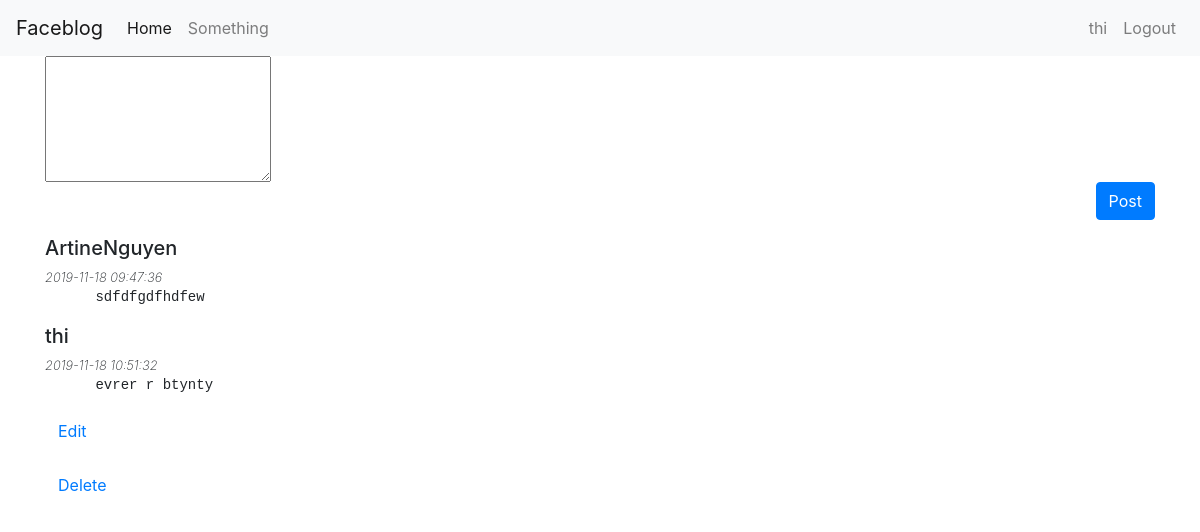
Before: / (signed in) with the older database file.
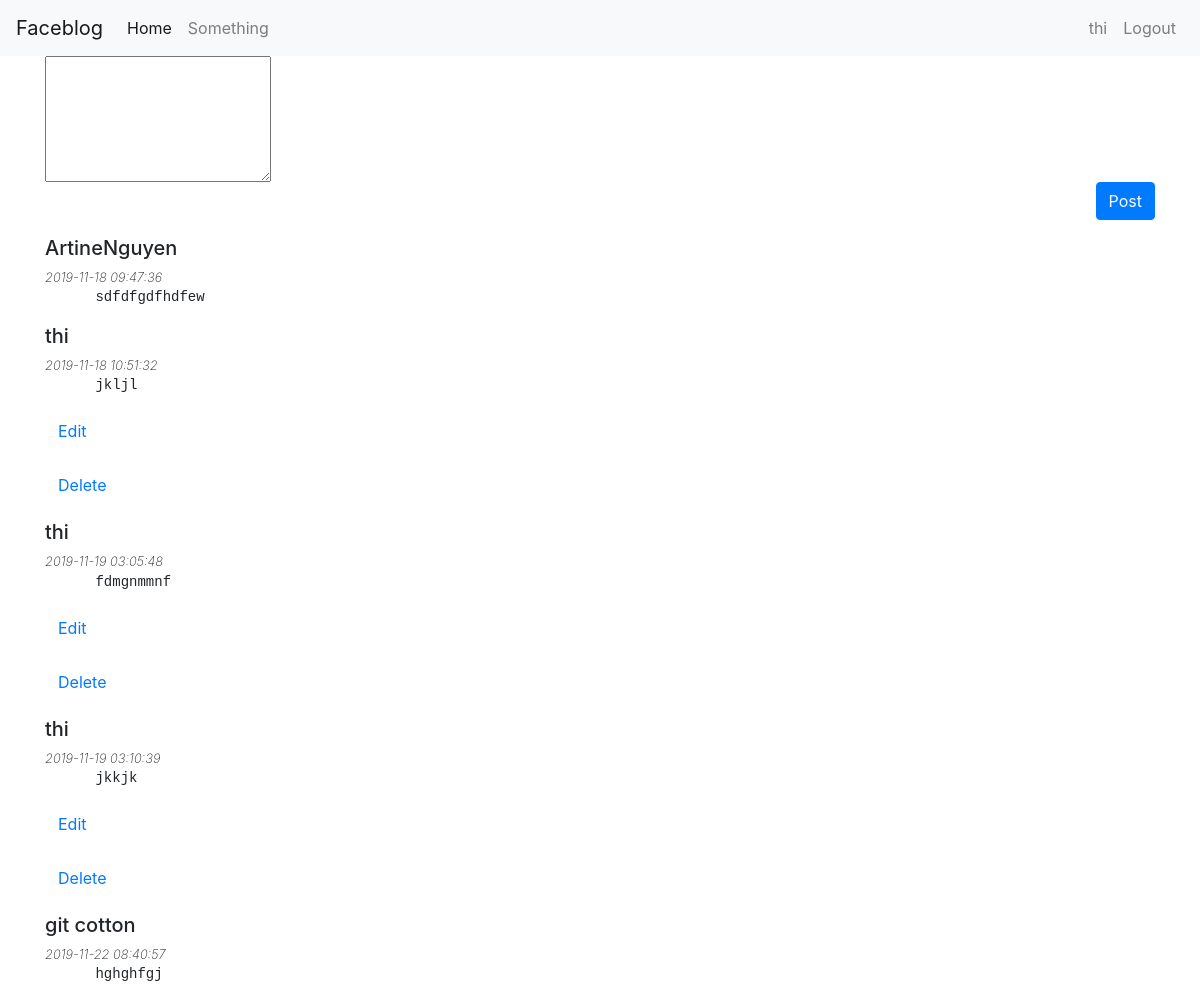
After: the same page with the newer database file.
### app.py (models this page shows, shortened)
class User(UserMixin, db.Model):
    __tablename__ = 'users'
    id = db.Column(db.Integer, primary_key=True)
    name = db.Column(db.String(20), nullable=False, unique=True)
    email = db.Column(db.String(50), nullable=False, unique=True)
    password = db.Column(db.String(255), nullable=False)

class Post(db.Model):
    __tablename__ = 'posts'
    id = db.Column(db.Integer, primary_key=True)
    body = db.Column(db.String, nullable=False)
    user_id = db.Column(db.Integer, nullable=False)
    created_at = db.Column(db.DateTime, server_default=db.func.now())
    updated_at = db.Column(
        db.DateTime, server_default=db.func.now(), server_onupdate=db.func.now())

### app.py (the view)
@app.route('/')
@login_required
def root():
    posts = Post.query.all()
    for post in posts:
        post.author = User.query.filter_by(id=post.user_id).first()
    return render_template('views/index.html', posts=posts)

### app.py (called while the page is built)
@login_manager.user_loader
def load_user(id):
    return User.query.get(id)

### templates/views/index.html (shortened to what this page needs)
{% extends 'base.html' %}
{% block content %}
<div class='container'>
  <div class='create-post-div'>
    <form method='POST' class='create-post-form' action="{{url_for('create_post')}}">
      <textarea class='create-post-input' name='body' rows="5" autofocus
        value="what's on your mind, {{ current_user.name}}?">
      </textarea>
      <div style="width:100%; display:flex; justify-content:flex-end ">
        <button class='btn btn-primary' type='submit'>Post</button>
      </div>
    </form>
  </div>
  <div class='posts-container'>
    {% for post in posts %}
    <div class='single-post-container'>
      <h5 class="post-owner">{{post.author.name}}</h5>
      <small style="font-style: italic; font-weight: 200;">{{post.created_at}}</small>
      <pre>{{post.body | safe}}</pre>
      <div class='single-post-footer'>
        {% if post.author.id == current_user.id %}
        <form method="POST" action="{{url_for('single_post', id=post.id, action='edit')}}">
          <button class='btn btn-link'>Edit</button>
        </form>
        <form method="POST" action="{{url_for('single_post', id=post.id, action='delete')}}">
            <button class='btn btn-link'>Delete</button>
        </form>
        {% endif %}
      </div>
    </div>
    {% endfor %}
  </div>
</div> {% endblock %}

### templates/base.html (shortened to what this page needs)
<html lang="en">
<head>
  <link rel="stylesheet" href="https://maxcdn.bootstrapcdn.com/bootstrap/4.0.0/css/bootstrap.min.css">
  <link rel="stylesheet" href="static/styles.css">
</head>
<body>
  {% include 'navbar.html' %}
  {% block content %}
  {% endblock %}
</body>
</html>

### templates/navbar.html (shortened to what this page needs)
<nav class="navbar navbar-expand-lg navbar-light bg-light">
  <a class="navbar-brand" href="#">Faceblog</a>
  <div class="collapse navbar-collapse" id="navbarSupportedContent">
    <ul class="navbar-nav mr-auto">
      <li class="nav-item active">
        <a class="nav-link" href="#">Home <span class="sr-only">(current)</span></a>
      </li>
      <li class="nav-item">
        <a class="nav-link" href="/something">Something</a>
      </li>
    </ul>
  </div>
  <ul class="navbar-nav mr-auto">
    {% if current_user.is_authenticated %}
    <li class="nav-item">
      <a class="nav-link" href="/">{{ current_user.name}}</a>
    </li>
    <li class="nav-item">
      <a class="nav-link" href="{{url_for("logout")}}">Logout</a>
    </li>
    {% endif %}
  </ul>
</nav>

Changed rows visible on the page:
changed Post: body "evrer r btynty" → "jkljl"
added Post: author.name "thi", created_at "2019-11-19 03:05:48", body "fdmgnmmnf"
added Post: author.name "thi", created_at "2019-11-19 03:10:39", body "jkkjk"
added Post: author.name "git cotton", created_at "2019-11-22 08:40:57", body "hghghfgj"
